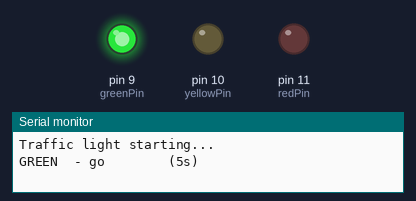
This sketch was run on a simulated Arduino Mega 2560, built with avr-gcc and run on an emulated ATmega2560. Shown: output pins drawn as LEDs (lit = HIGH), the last lines printed to the serial monitor.

Above: at 2.5 s.
At 6.0 s:
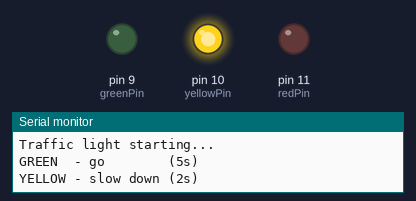
At 9.5 s:
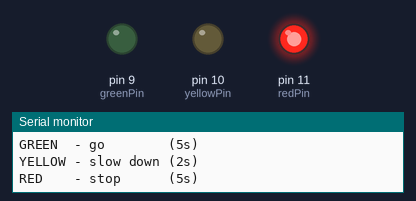
Timing chart, 0 to 15.6 s (numbered marks = the images above):
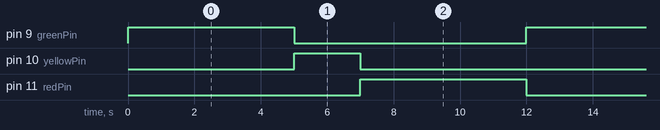

The sketch:

06_Traffic_Light.ino
```cpp
/*
 * 06_Traffic_Light - one traffic-light cycle: green -> yellow -> red, repeating.
 * Three LEDs, each through its own 220 ohm resistor to a shared ground rail.
 *   green  -> pin 9
 *   yellow -> pin 10
 *   red    -> pin 11
 *
 * It also PRINTS each light over USB so you can follow the code live:
 *   .\scripts\monitor.ps1            (9600 baud, matches Serial.begin below)
 *
 * Board:  Mega 2560 (ATmega2560)
 * Upload: .\scripts\upload.ps1 06_Traffic_Light
 */

int greenPin  = 9;
int yellowPin = 10;
int redPin    = 11;

void setup() {
  pinMode(greenPin,  OUTPUT);
  pinMode(yellowPin, OUTPUT);
  pinMode(redPin,    OUTPUT);
  Serial.begin(9600);
  Serial.println("Traffic light starting...");
}

void loop() {
  // GREEN - go (5 seconds)
  digitalWrite(greenPin, HIGH);
  Serial.println("GREEN  - go        (5s)");
  delay(5000);
  digitalWrite(greenPin, LOW);

  // YELLOW - get ready to stop (2 seconds)
  digitalWrite(yellowPin, HIGH);
  Serial.println("YELLOW - slow down (2s)");
  delay(2000);
  digitalWrite(yellowPin, LOW);

  // RED - stop (5 seconds)
  digitalWrite(redPin, HIGH);
  Serial.println("RED    - stop      (5s)");
  delay(5000);
  digitalWrite(redPin, LOW);
}
```

Measured:
- by itself, pin 9 (greenPin), pin 11 (redPin): alternates HIGH for 5.0 s and LOW for 7.0 s
- by itself, pin 10 (yellowPin): alternates HIGH for 2.0 s and LOW for 10.0 s
- by itself, everything shown: repeats every 12.0 s, in 4 steps
